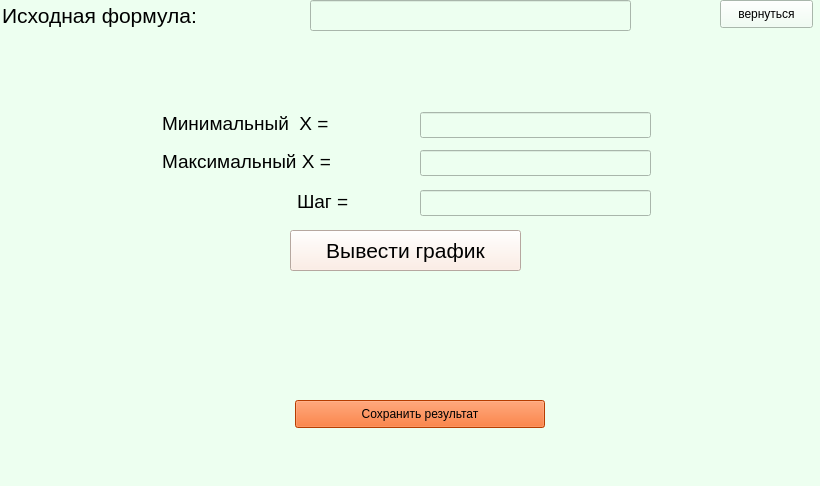
<?xml version="1.0" encoding="UTF-8"?>
<ui version="4.0">
 <class>form</class>
 <widget class="QMainWindow" name="form">
  <property name="geometry">
   <rect>
    <x>0</x>
    <y>0</y>
    <width>820</width>
    <height>486</height>
   </rect>
  </property>
  <property name="sizePolicy">
   <sizepolicy hsizetype="Expanding" vsizetype="Expanding">
    <horstretch>0</horstretch>
    <verstretch>0</verstretch>
   </sizepolicy>
  </property>
  <property name="font">
   <font>
    <pointsize>16</pointsize>
   </font>
  </property>
  <property name="windowTitle">
   <string>Результат</string>
  </property>
  <property name="styleSheet">
   <string notr="true">background-color: rgb(237, 255, 240);</string>
  </property>
  <widget class="QWidget" name="centralwidget">
   <property name="sizePolicy">
    <sizepolicy hsizetype="Expanding" vsizetype="Expanding">
     <horstretch>0</horstretch>
     <verstretch>0</verstretch>
    </sizepolicy>
   </property>
   <widget class="QWidget" name="w1" native="true">
    <property name="geometry">
     <rect>
      <x>0</x>
      <y>40</y>
      <width>820</width>
      <height>321</height>
     </rect>
    </property>
    <property name="sizePolicy">
     <sizepolicy hsizetype="Preferred" vsizetype="Preferred">
      <horstretch>0</horstretch>
      <verstretch>0</verstretch>
     </sizepolicy>
    </property>
    <property name="styleSheet">
     <string notr="true"/>
    </property>
   </widget>
   <widget class="QPushButton" name="save_res">
    <property name="geometry">
     <rect>
      <x>295</x>
      <y>400</y>
      <width>250</width>
      <height>28</height>
     </rect>
    </property>
    <property name="sizePolicy">
     <sizepolicy hsizetype="Preferred" vsizetype="Preferred">
      <horstretch>0</horstretch>
      <verstretch>0</verstretch>
     </sizepolicy>
    </property>
    <property name="styleSheet">
     <string notr="true">background-color: rgb(255, 85, 0);</string>
    </property>
    <property name="text">
     <string>Сохранить результат</string>
    </property>
   </widget>
   <widget class="QLineEdit" name="minX">
    <property name="geometry">
     <rect>
      <x>160</x>
      <y>112</y>
      <width>221</width>
      <height>22</height>
     </rect>
    </property>
    <property name="sizePolicy">
     <sizepolicy hsizetype="Preferred" vsizetype="Preferred">
      <horstretch>0</horstretch>
      <verstretch>0</verstretch>
     </sizepolicy>
    </property>
    <property name="font">
     <font>
      <pointsize>14</pointsize>
     </font>
    </property>
    <property name="text">
     <string>Минимальный  X = </string>
    </property>
    <property name="frame">
     <bool>false</bool>
    </property>
    <property name="readOnly">
     <bool>true</bool>
    </property>
   </widget>
   <widget class="QLineEdit" name="minL">
    <property name="geometry">
     <rect>
      <x>420</x>
      <y>112</y>
      <width>231</width>
      <height>26</height>
     </rect>
    </property>
    <property name="sizePolicy">
     <sizepolicy hsizetype="Preferred" vsizetype="Preferred">
      <horstretch>0</horstretch>
      <verstretch>0</verstretch>
     </sizepolicy>
    </property>
    <property name="font">
     <font>
      <pointsize>14</pointsize>
     </font>
    </property>
    <property name="text">
     <string/>
    </property>
   </widget>
   <widget class="QLineEdit" name="lineEdit_3">
    <property name="geometry">
     <rect>
      <x>0</x>
      <y>0</y>
      <width>281</width>
      <height>31</height>
     </rect>
    </property>
    <property name="sizePolicy">
     <sizepolicy hsizetype="Preferred" vsizetype="Preferred">
      <horstretch>0</horstretch>
      <verstretch>0</verstretch>
     </sizepolicy>
    </property>
    <property name="font">
     <font>
      <pointsize>16</pointsize>
     </font>
    </property>
    <property name="text">
     <string>Исходная формула:</string>
    </property>
    <property name="frame">
     <bool>false</bool>
    </property>
    <property name="readOnly">
     <bool>true</bool>
    </property>
   </widget>
   <widget class="QLineEdit" name="formula">
    <property name="geometry">
     <rect>
      <x>310</x>
      <y>0</y>
      <width>321</width>
      <height>31</height>
     </rect>
    </property>
    <property name="sizePolicy">
     <sizepolicy hsizetype="Preferred" vsizetype="Expanding">
      <horstretch>0</horstretch>
      <verstretch>0</verstretch>
     </sizepolicy>
    </property>
    <property name="font">
     <font>
      <pointsize>16</pointsize>
     </font>
    </property>
    <property name="readOnly">
     <bool>true</bool>
    </property>
   </widget>
   <widget class="QLineEdit" name="maxL">
    <property name="geometry">
     <rect>
      <x>420</x>
      <y>150</y>
      <width>231</width>
      <height>26</height>
     </rect>
    </property>
    <property name="sizePolicy">
     <sizepolicy hsizetype="Preferred" vsizetype="Preferred">
      <horstretch>0</horstretch>
      <verstretch>0</verstretch>
     </sizepolicy>
    </property>
    <property name="font">
     <font>
      <pointsize>14</pointsize>
     </font>
    </property>
    <property name="text">
     <string/>
    </property>
   </widget>
   <widget class="QLineEdit" name="maxX">
    <property name="geometry">
     <rect>
      <x>160</x>
      <y>150</y>
      <width>221</width>
      <height>22</height>
     </rect>
    </property>
    <property name="sizePolicy">
     <sizepolicy hsizetype="Preferred" vsizetype="Preferred">
      <horstretch>0</horstretch>
      <verstretch>0</verstretch>
     </sizepolicy>
    </property>
    <property name="font">
     <font>
      <pointsize>14</pointsize>
     </font>
    </property>
    <property name="text">
     <string>Максимальный X = </string>
    </property>
    <property name="frame">
     <bool>false</bool>
    </property>
    <property name="readOnly">
     <bool>true</bool>
    </property>
   </widget>
   <widget class="QPushButton" name="show_g">
    <property name="geometry">
     <rect>
      <x>290</x>
      <y>230</y>
      <width>231</width>
      <height>41</height>
     </rect>
    </property>
    <property name="sizePolicy">
     <sizepolicy hsizetype="Preferred" vsizetype="Preferred">
      <horstretch>0</horstretch>
      <verstretch>0</verstretch>
     </sizepolicy>
    </property>
    <property name="font">
     <font>
      <pointsize>16</pointsize>
     </font>
    </property>
    <property name="styleSheet">
     <string notr="true">background-color: rgb(255, 234, 222);</string>
    </property>
    <property name="text">
     <string>Вывести график</string>
    </property>
   </widget>
   <widget class="QLineEdit" name="stepT">
    <property name="geometry">
     <rect>
      <x>295</x>
      <y>190</y>
      <width>81</width>
      <height>22</height>
     </rect>
    </property>
    <property name="sizePolicy">
     <sizepolicy hsizetype="Preferred" vsizetype="Preferred">
      <horstretch>0</horstretch>
      <verstretch>0</verstretch>
     </sizepolicy>
    </property>
    <property name="font">
     <font>
      <pointsize>14</pointsize>
     </font>
    </property>
    <property name="layoutDirection">
     <enum>Qt::LeftToRight</enum>
    </property>
    <property name="text">
     <string>Шаг = </string>
    </property>
    <property name="frame">
     <bool>false</bool>
    </property>
    <property name="readOnly">
     <bool>true</bool>
    </property>
   </widget>
   <widget class="QLineEdit" name="step">
    <property name="geometry">
     <rect>
      <x>420</x>
      <y>190</y>
      <width>231</width>
      <height>26</height>
     </rect>
    </property>
    <property name="sizePolicy">
     <sizepolicy hsizetype="Preferred" vsizetype="Preferred">
      <horstretch>0</horstretch>
      <verstretch>0</verstretch>
     </sizepolicy>
    </property>
    <property name="font">
     <font>
      <pointsize>14</pointsize>
     </font>
    </property>
    <property name="text">
     <string/>
    </property>
   </widget>
   <widget class="QPushButton" name="back">
    <property name="geometry">
     <rect>
      <x>720</x>
      <y>0</y>
      <width>93</width>
      <height>28</height>
     </rect>
    </property>
    <property name="sizePolicy">
     <sizepolicy hsizetype="Preferred" vsizetype="Preferred">
      <horstretch>0</horstretch>
      <verstretch>0</verstretch>
     </sizepolicy>
    </property>
    <property name="text">
     <string>вернуться</string>
    </property>
   </widget>
  </widget>
  <widget class="QMenuBar" name="menubar">
   <property name="geometry">
    <rect>
     <x>0</x>
     <y>0</y>
     <width>820</width>
     <height>26</height>
    </rect>
   </property>
  </widget>
  <widget class="QStatusBar" name="statusbar"/>
 </widget>
 <resources/>
 <connections/>
</ui>
